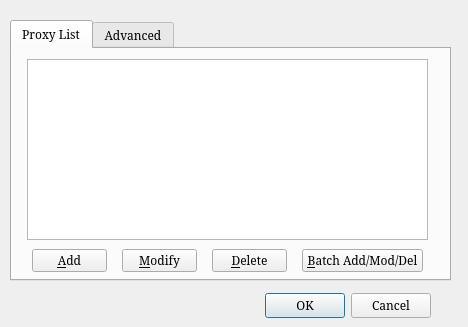
<?xml version="1.0" encoding="UTF-8"?>
<ui version="4.0">
 <class>Dialog_Config</class>
 <widget class="QDialog" name="Dialog_Config">
  <property name="geometry">
   <rect>
    <x>0</x>
    <y>0</y>
    <width>468</width>
    <height>327</height>
   </rect>
  </property>
  <property name="font">
   <font>
    <family>SimSun</family>
    <pointsize>9</pointsize>
   </font>
  </property>
  <property name="windowTitle">
   <string>PPS Settings</string>
  </property>
  <widget class="QDialogButtonBox" name="buttonBox">
   <property name="geometry">
    <rect>
     <x>90</x>
     <y>290</y>
     <width>341</width>
     <height>32</height>
    </rect>
   </property>
   <property name="orientation">
    <enum>Qt::Horizontal</enum>
   </property>
   <property name="standardButtons">
    <set>QDialogButtonBox::Cancel|QDialogButtonBox::Ok</set>
   </property>
  </widget>
  <widget class="QTabWidget" name="tabWidget">
   <property name="geometry">
    <rect>
     <x>10</x>
     <y>20</y>
     <width>441</width>
     <height>261</height>
    </rect>
   </property>
   <property name="currentIndex">
    <number>0</number>
   </property>
   <widget class="QWidget" name="tab_proxy">
    <attribute name="title">
     <string>Proxy List</string>
    </attribute>
    <widget class="QPushButton" name="btn_del">
     <property name="geometry">
      <rect>
       <x>200</x>
       <y>200</y>
       <width>75</width>
       <height>23</height>
      </rect>
     </property>
     <property name="text">
      <string>&amp;Delete</string>
     </property>
    </widget>
    <widget class="QPushButton" name="btn_add_proxy">
     <property name="geometry">
      <rect>
       <x>20</x>
       <y>200</y>
       <width>75</width>
       <height>23</height>
      </rect>
     </property>
     <property name="text">
      <string>&amp;Add</string>
     </property>
    </widget>
    <widget class="QTableView" name="tableView">
     <property name="geometry">
      <rect>
       <x>15</x>
       <y>10</y>
       <width>401</width>
       <height>181</height>
      </rect>
     </property>
    </widget>
    <widget class="QPushButton" name="btn_mod">
     <property name="geometry">
      <rect>
       <x>110</x>
       <y>200</y>
       <width>75</width>
       <height>23</height>
      </rect>
     </property>
     <property name="text">
      <string>&amp;Modify</string>
     </property>
    </widget>
    <widget class="QPushButton" name="btn_batch">
     <property name="geometry">
      <rect>
       <x>290</x>
       <y>200</y>
       <width>121</width>
       <height>23</height>
      </rect>
     </property>
     <property name="text">
      <string>&amp;Batch Add/Mod/Del</string>
     </property>
    </widget>
   </widget>
   <widget class="QWidget" name="tab_advanced">
    <attribute name="title">
     <string>Advanced</string>
    </attribute>
    <widget class="QLabel" name="label_cmd">
     <property name="geometry">
      <rect>
       <x>20</x>
       <y>60</y>
       <width>81</width>
       <height>20</height>
      </rect>
     </property>
     <property name="text">
      <string>Proxy Tool</string>
     </property>
    </widget>
    <widget class="QComboBox" name="comboBox_cmd">
     <property name="geometry">
      <rect>
       <x>100</x>
       <y>60</y>
       <width>91</width>
       <height>22</height>
      </rect>
     </property>
     <item>
      <property name="text">
       <string>polipo</string>
      </property>
     </item>
     <item>
      <property name="text">
       <string>ip_relay</string>
      </property>
     </item>
    </widget>
    <widget class="QLabel" name="label_localport">
     <property name="geometry">
      <rect>
       <x>20</x>
       <y>100</y>
       <width>81</width>
       <height>20</height>
      </rect>
     </property>
     <property name="text">
      <string>Local Port</string>
     </property>
    </widget>
    <widget class="QLineEdit" name="le_localport">
     <property name="geometry">
      <rect>
       <x>100</x>
       <y>100</y>
       <width>61</width>
       <height>20</height>
      </rect>
     </property>
     <property name="inputMethodHints">
      <set>Qt::ImhDigitsOnly</set>
     </property>
     <property name="text">
      <string>8888</string>
     </property>
     <property name="maxLength">
      <number>5</number>
     </property>
    </widget>
    <widget class="QLabel" name="label_debug">
     <property name="geometry">
      <rect>
       <x>20</x>
       <y>180</y>
       <width>71</width>
       <height>20</height>
      </rect>
     </property>
     <property name="text">
      <string>Debug Mode</string>
     </property>
    </widget>
    <widget class="QCheckBox" name="checkBox_debug">
     <property name="geometry">
      <rect>
       <x>100</x>
       <y>180</y>
       <width>251</width>
       <height>21</height>
      </rect>
     </property>
     <property name="text">
      <string>Show &amp;debug info in console</string>
     </property>
    </widget>
    <widget class="QLabel" name="label_lang">
     <property name="geometry">
      <rect>
       <x>20</x>
       <y>20</y>
       <width>51</width>
       <height>20</height>
      </rect>
     </property>
     <property name="text">
      <string>Language</string>
     </property>
    </widget>
    <widget class="QComboBox" name="comboBox_lang">
     <property name="geometry">
      <rect>
       <x>100</x>
       <y>20</y>
       <width>141</width>
       <height>22</height>
      </rect>
     </property>
     <item>
      <property name="text">
       <string>简体中文</string>
      </property>
     </item>
     <item>
      <property name="text">
       <string>English</string>
      </property>
     </item>
    </widget>
    <widget class="QLabel" name="label_2">
     <property name="geometry">
      <rect>
       <x>200</x>
       <y>60</y>
       <width>211</width>
       <height>31</height>
      </rect>
     </property>
     <property name="text">
      <string>(Don't change this in normal use)</string>
     </property>
     <property name="wordWrap">
      <bool>true</bool>
     </property>
    </widget>
    <widget class="QLabel" name="label_show_welcome">
     <property name="geometry">
      <rect>
       <x>20</x>
       <y>140</y>
       <width>71</width>
       <height>20</height>
      </rect>
     </property>
     <property name="text">
      <string>Show Welcome</string>
     </property>
    </widget>
    <widget class="QCheckBox" name="checkBox_show_welcome">
     <property name="geometry">
      <rect>
       <x>100</x>
       <y>140</y>
       <width>251</width>
       <height>21</height>
      </rect>
     </property>
     <property name="text">
      <string>Show &amp;welcome info when program start</string>
     </property>
    </widget>
   </widget>
  </widget>
 </widget>
 <tabstops>
  <tabstop>btn_add_proxy</tabstop>
  <tabstop>btn_mod</tabstop>
  <tabstop>btn_del</tabstop>
  <tabstop>btn_batch</tabstop>
  <tabstop>tableView</tabstop>
  <tabstop>comboBox_lang</tabstop>
  <tabstop>comboBox_cmd</tabstop>
  <tabstop>le_localport</tabstop>
  <tabstop>checkBox_show_welcome</tabstop>
  <tabstop>checkBox_debug</tabstop>
  <tabstop>buttonBox</tabstop>
  <tabstop>tabWidget</tabstop>
 </tabstops>
 <resources/>
 <connections>
  <connection>
   <sender>buttonBox</sender>
   <signal>accepted()</signal>
   <receiver>Dialog_Config</receiver>
   <slot>accept()</slot>
   <hints>
    <hint type="sourcelabel">
     <x>248</x>
     <y>294</y>
    </hint>
    <hint type="destinationlabel">
     <x>157</x>
     <y>274</y>
    </hint>
   </hints>
  </connection>
  <connection>
   <sender>buttonBox</sender>
   <signal>rejected()</signal>
   <receiver>Dialog_Config</receiver>
   <slot>reject()</slot>
   <hints>
    <hint type="sourcelabel">
     <x>316</x>
     <y>300</y>
    </hint>
    <hint type="destinationlabel">
     <x>286</x>
     <y>274</y>
    </hint>
   </hints>
  </connection>
 </connections>
</ui>
